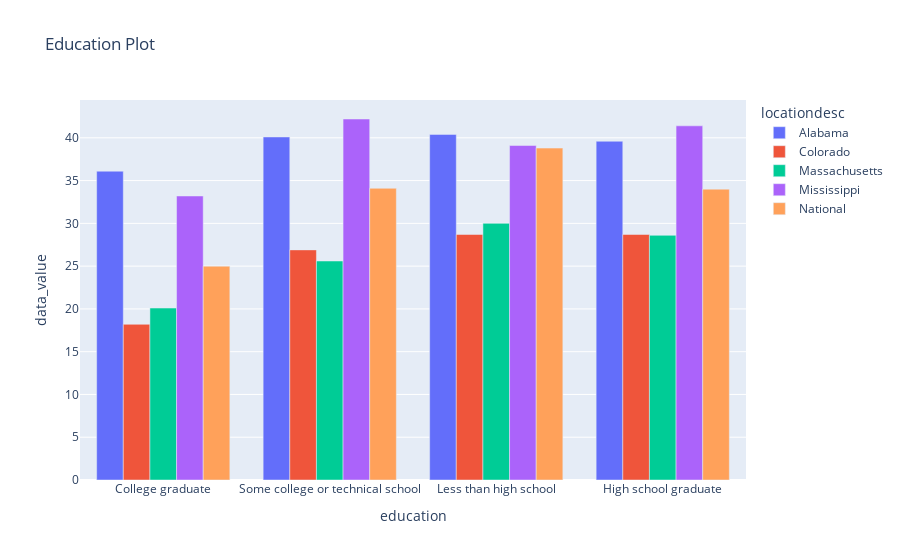

The cell this chart's notebook holds for it:
### Code cell
fig = px.bar(education_df, x='education', y='data_value', color='locationdesc', barmode = 'group', title='Education Plot')
fig.show()

### Figure 1 — Plotly figure (JSON) as saved in the notebook; plotly's stock layout.template omitted (floating-point values rounded to 4 significant figures)
{"data": [{"alignmentgroup": "True", "hovertemplate": "locationdesc=Alabama<br>education=%{x}<br>data_value=%{y}<extra></extra>", "legendgroup": "Alabama", "marker": {"color": "#636efa", "pattern": {"shape": ""}}, "name": "Alabama", "offsetgroup": "Alabama", "orientation": "v", "showlegend": true, "textposition": "auto", "type": "bar", "x": ["College graduate", "Some college or technical school", "Less than high school", "High school graduate"], "xaxis": "x", "y": [36.1, 40.1, 40.4, 39.6], "yaxis": "y"}, {"alignmentgroup": "True", "hovertemplate": "locationdesc=Colorado<br>education=%{x}<br>data_value=%{y}<extra></extra>", "legendgroup": "Colorado", "marker": {"color": "#EF553B", "pattern": {"shape": ""}}, "name": "Colorado", "offsetgroup": "Colorado", "orientation": "v", "showlegend": true, "textposition": "auto", "type": "bar", "x": ["College graduate", "Some college or technical school", "Less than high school", "High school graduate"], "xaxis": "x", "y": [18.2, 26.9, 28.7, 28.7], "yaxis": "y"}, {"alignmentgroup": "True", "hovertemplate": "locationdesc=Massachusetts<br>education=%{x}<br>data_value=%{y}<extra></extra>", "legendgroup": "Massachusetts", "marker": {"color": "#00cc96", "pattern": {"shape": ""}}, "name": "Massachusetts", "offsetgroup": "Massachusetts", "orientation": "v", "showlegend": true, "textposition": "auto", "type": "bar", "x": ["College graduate", "Some college or technical school", "Less than high school", "High school graduate"], "xaxis": "x", "y": [20.1, 25.6, 30, 28.6], "yaxis": "y"}, {"alignmentgroup": "True", "hovertemplate": "locationdesc=Mississippi<br>education=%{x}<br>data_value=%{y}<extra></extra>", "legendgroup": "Mississippi", "marker": {"color": "#ab63fa", "pattern": {"shape": ""}}, "name": "Mississippi", "offsetgroup": "Mississippi", "orientation": "v", "showlegend": true, "textposition": "auto", "type": "bar", "x": ["College graduate", "Some college or technical school", "Less than high school", "High school graduate"], "xaxis": "x", "y": [33.2, 42.2, 39.1, 41.4], "yaxis": "y"}, {"alignmentgroup": "True", "hovertemplate": "locationdesc=National<br>education=%{x}<br>data_value=%{y}<extra></extra>", "legendgroup": "National", "marker": {"color": "#FFA15A", "pattern": {"shape": ""}}, "name": "National", "offsetgroup": "National", "orientation": "v", "showlegend": true, "textposition": "auto", "type": "bar", "x": ["College graduate", "Some college or technical school", "Less than high school", "High school graduate"], "xaxis": "x", "y": [25, 34.1, 38.8, 34], "yaxis": "y"}], "layout": {"barmode": "group", "legend": {"title": {"text": "locationdesc"}, "tracegroupgap": 0}, "title": {"text": "Education Plot"}, "xaxis": {"anchor": "y", "domain": [0, 1], "title": {"text": "education"}}, "yaxis": {"anchor": "x", "domain": [0, 1], "title": {"text": "data_value"}}}}
